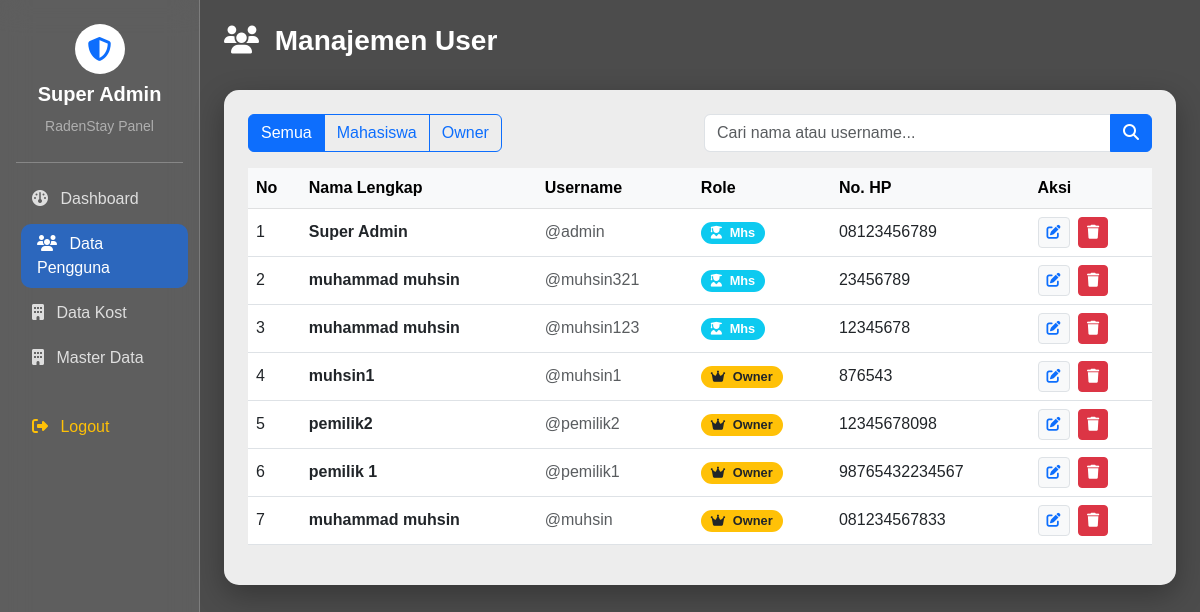
Before: /admin/data_pengguna.php (signed in) with the older database file.
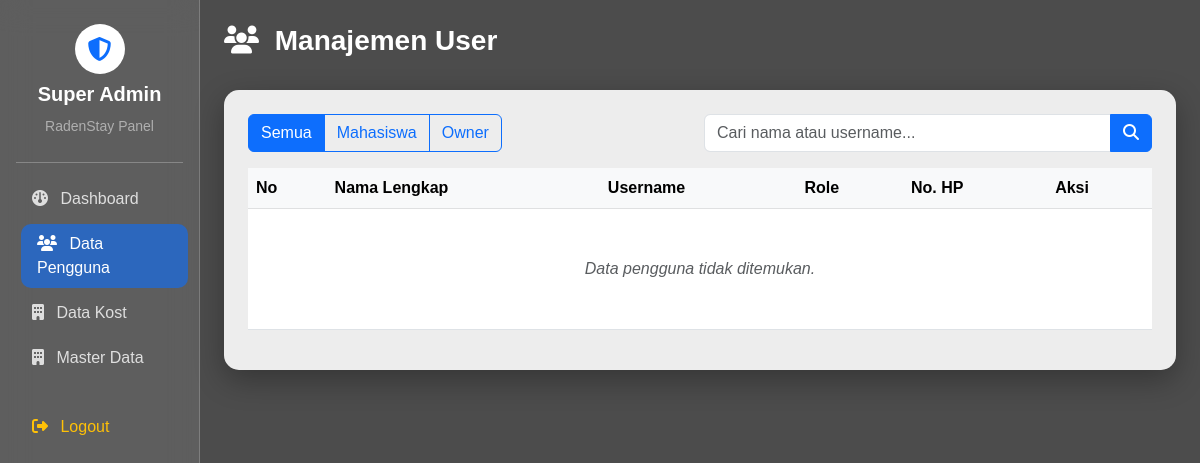
After: the same page with the newer database file.
### tables this page shows
CREATE TABLE `users` (
  `id_user` int NOT NULL,
  `username` varchar(50) NOT NULL,
  `password` varchar(255) NOT NULL,
  `nama_lengkap` varchar(100) DEFAULT NULL,
  `role` enum('adminsuper','pemilik','mahasiswa') NOT NULL,
  `no_hp` varchar(20) DEFAULT NULL,
  `foto_profil` int NOT NULL
);

### admin/data_pengguna.php (the view, shortened to what the changed rows need)
<?php
include '../koneksi.php';
$where = "WHERE role != 'admin' AND role != 'admin super'";
$query = "SELECT * FROM users $where ORDER BY id_user DESC";
$users = mysqli_query($conn, $query);
?>
<!DOCTYPE html>
<html lang="id">
<head>
    <link href="https://cdn.jsdelivr.net/npm/bootstrap@5.3.0/dist/css/bootstrap.min.css" rel="stylesheet">
    <link rel="stylesheet" href="https://cdnjs.cloudflare.com/ajax/libs/font-awesome/6.4.0/css/all.min.css">
</head>
<body>
    <div class="container-fluid">
        <div class="row">
            <div class="col-md-9 col-lg-10 p-4">
                <div class="card glass-card border-0 p-4">
                    <div class="table-responsive">
                        <table class="table table-hover align-middle">
                            <thead class="table-light">
                                <tr>
                                    <th>No</th>
                                    <th>Nama Lengkap</th>
                                    <th>Username</th>
                                    <th>Role</th>
                                    <th>No. HP</th>
                                    <th>Aksi</th>
                                </tr>
                            </thead>
                            <tbody>
                                <?php
                                $no = 1;
                                if (mysqli_num_rows($users) > 0):
                                    while ($u = mysqli_fetch_assoc($users)):
                                ?>
                                        <tr>
                                            <td><?= $no++ ?></td>
                                            <td class="fw-bold"><?= $u['nama_lengkap'] ?></td>
                                            <td><span class="text-muted">@<?= $u['username'] ?></span></td>
                                            <td>
                                                <?php if ($u['role'] == 'pemilik'): ?>
                                                    <span class="badge bg-warning text-dark badge-role"><i class="fa-solid fa-crown me-1"></i> Owner</span>
                                                <?php else: ?>
                                                    <span class="badge bg-info badge-role"><i class="fa-solid fa-user-graduate me-1"></i> Mhs</span>
                                                <?php endif; ?>
                                            </td>
                                            <td><?= $u['no_hp'] ?></td>
                                            <td>
                                                <button class="btn btn-sm btn-light text-primary border me-1"><i class="fa-solid fa-pen-to-square"></i></button>
                                                <a href="data_pengguna.php?hapus=<?= $u['id_user'] ?>" class="btn btn-sm btn-danger" onclick="return confirm('Yakin hapus user ini? Hati-hati, data kost mereka juga akan hilang!')">
                                                    <i class="fa-solid fa-trash"></i>
                                                </a>
                                            </td>
                                        </tr>
                                    <?php
                                    endwhile;
                                else:
                                    ?>
                                    <tr>
                                        <td colspan="6" class="text-center py-5 text-muted fst-italic">Data pengguna tidak ditemukan.</td>
                                    </tr>
                                <?php endif; ?>
                            </tbody>
                        </table>
                    </div>
                </div>
            </div>
        </div>
    </div>
</body>
</html>

Changed rows visible on the page:
removed users: nama_lengkap "Super Admin", username "admin", role "adminsuper" (drawn), no_hp "08123456789"
removed users: nama_lengkap "muhammad muhsin", username "muhsin321", role "mahasiswa" (drawn), no_hp "23456789"
removed users: nama_lengkap "muhammad muhsin", username "muhsin123", role "mahasiswa" (drawn), no_hp "12345678"
removed users: nama_lengkap "muhsin1", username "muhsin1", role "pemilik" (drawn), no_hp "876543"
removed users: nama_lengkap "pemilik2", username "pemilik2", role "pemilik" (drawn), no_hp "12345678098"
removed users: nama_lengkap "pemilik 1", username "pemilik1", role "pemilik" (drawn), no_hp "98765432234567"
removed users: nama_lengkap "muhammad muhsin", username "muhsin", role "pemilik" (drawn), no_hp "081234567833"
Other visible differences:
text now shown: "Data pengguna tidak ditemukan."
